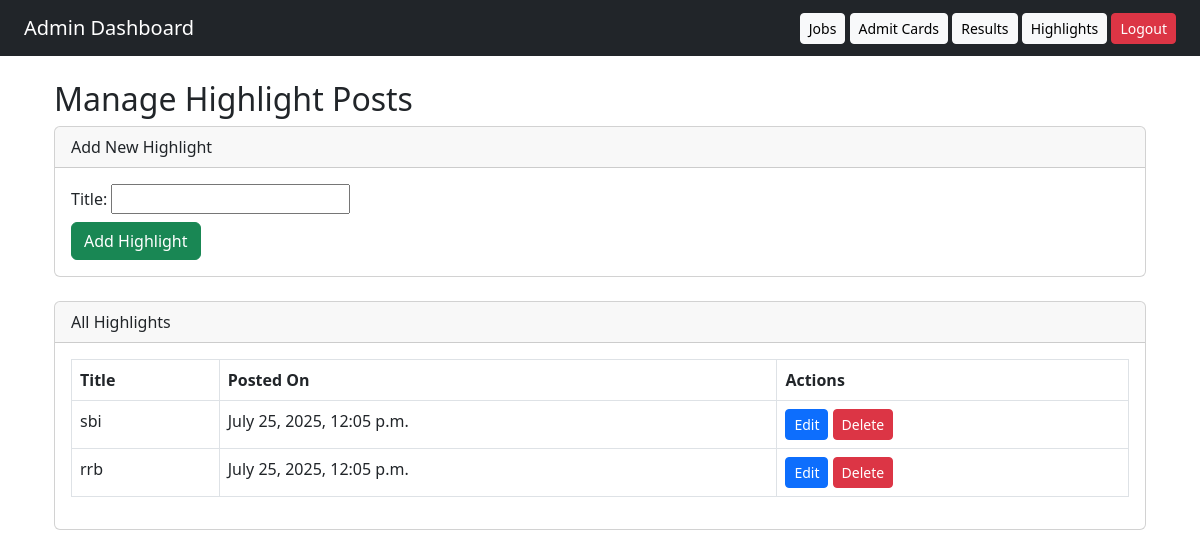
The app's page /dashboard/highlights/ (signed in), older data.
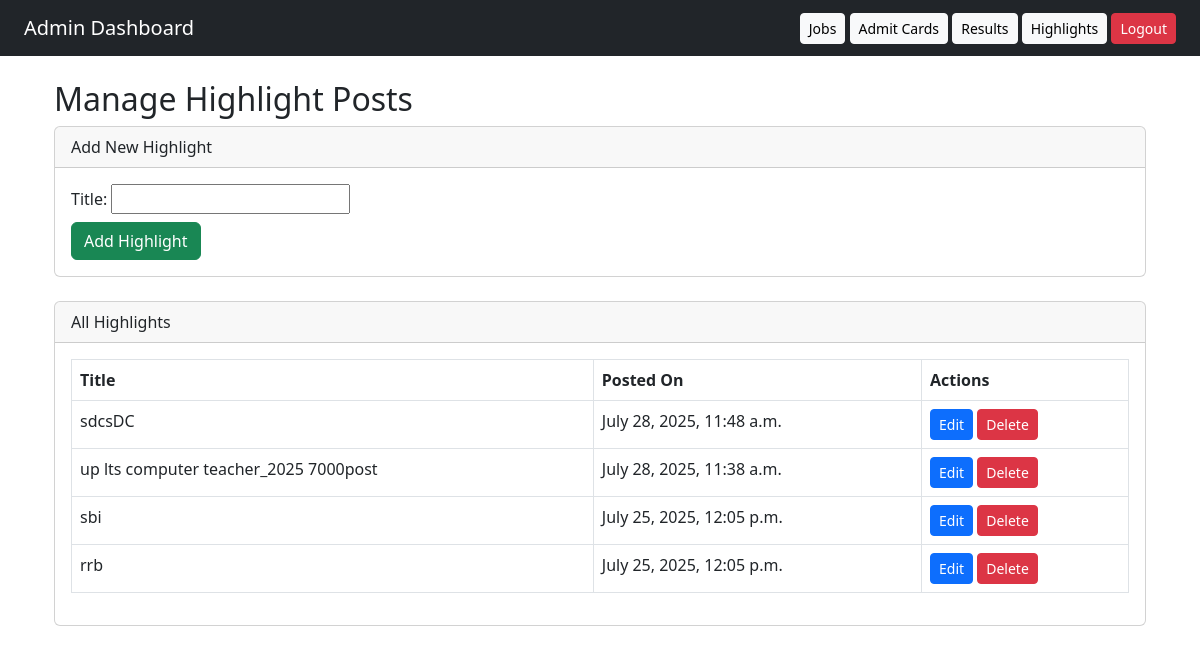
The same page, newer data.
### core/models.py (models this page shows, shortened)
class HighlightPost(models.Model):
    title = models.CharField(max_length=200)
    post_count = models.PositiveIntegerField(default=0)
    link = models.URLField(null=True, blank=True)
    bg_color = models.CharField(
        max_length=20,
        help_text="Bootstrap background color (e.g. danger, primary, success)",
        default='primary'
    )
    posted_on = models.DateTimeField(auto_now_add=True)

### core/views.py (the view)
# urls.py: path('dashboard/highlights/', views.manage_highlights, name='manage_highlights'),
@login_required
def manage_highlights(request):
    highlights = HighlightPost.objects.all().order_by('-posted_on')
    if request.method == 'POST':
        form = HighlightPostForm(request.POST)
        if form.is_valid():
            form.save()
            return redirect('manage_highlights')
    else:
        form = HighlightPostForm()
    return render(request, 'dashboard/manage_highlights.html', {
        'form': form,
        'highlights': highlights
    })

### core/forms.py
class HighlightPostForm(forms.ModelForm):
    class Meta:
        model = HighlightPost
        fields = ['title','link', 'post_count', 'bg_color']

### core/templates/dashboard/manage_highlights.html (shortened to what this page needs)
{% extends 'dashboard/dashboard_base.html' %}
{% block content %}
<div class="container mt-4">
    <h2>Manage Highlight Posts</h2>
    <div class="card mb-4">
        <div class="card-header">Add New Highlight</div>
        <div class="card-body">
            <form method="POST">
                <div class="form-group mb-2">
                    {{ form.title.label_tag }}
                    {{ form.title }}
                </div>
                <button type="submit" class="btn btn-success">Add Highlight</button>
            </form>
        </div>
    </div>
    <div class="card">
        <div class="card-header">All Highlights</div>
        <div class="card-body">
            <table class="table table-bordered">
                <thead>
                    <tr>
                        <th>Title</th>
                        <th>Posted On</th>
                        <th>Actions</th>
                    </tr>
                </thead>
                <tbody>
                    {% for highlight in highlights %}
                    <tr>
                        <td>{{ highlight.title }}</td>
                        <td>{{ highlight.posted_on }}</td>
                        <td>
                            <a href="{% url 'edit_highlight' highlight.id %}" class="btn btn-sm btn-primary">Edit</a>
                            <a href="{% url 'delete_highlight' highlight.id %}" class="btn btn-sm btn-danger" onclick="return confirm('Are you sure?')">Delete</a>
                        </td>
                    </tr>
                    {% empty %}
                    <tr><td colspan="3">No highlights found.</td></tr>
                    {% endfor %}
                </tbody>
            </table>
        </div>
    </div>
</div>
{% endblock %}

Row changes from the older to the newer data that the page shows:
added HighlightPost: title "sdcsDC", posted_on "July 28, 2025, 11:48 a.m."
added HighlightPost: title "up lts computer teacher_2025 7000post", posted_on "July 28, 2025, 11:38 a.m."
